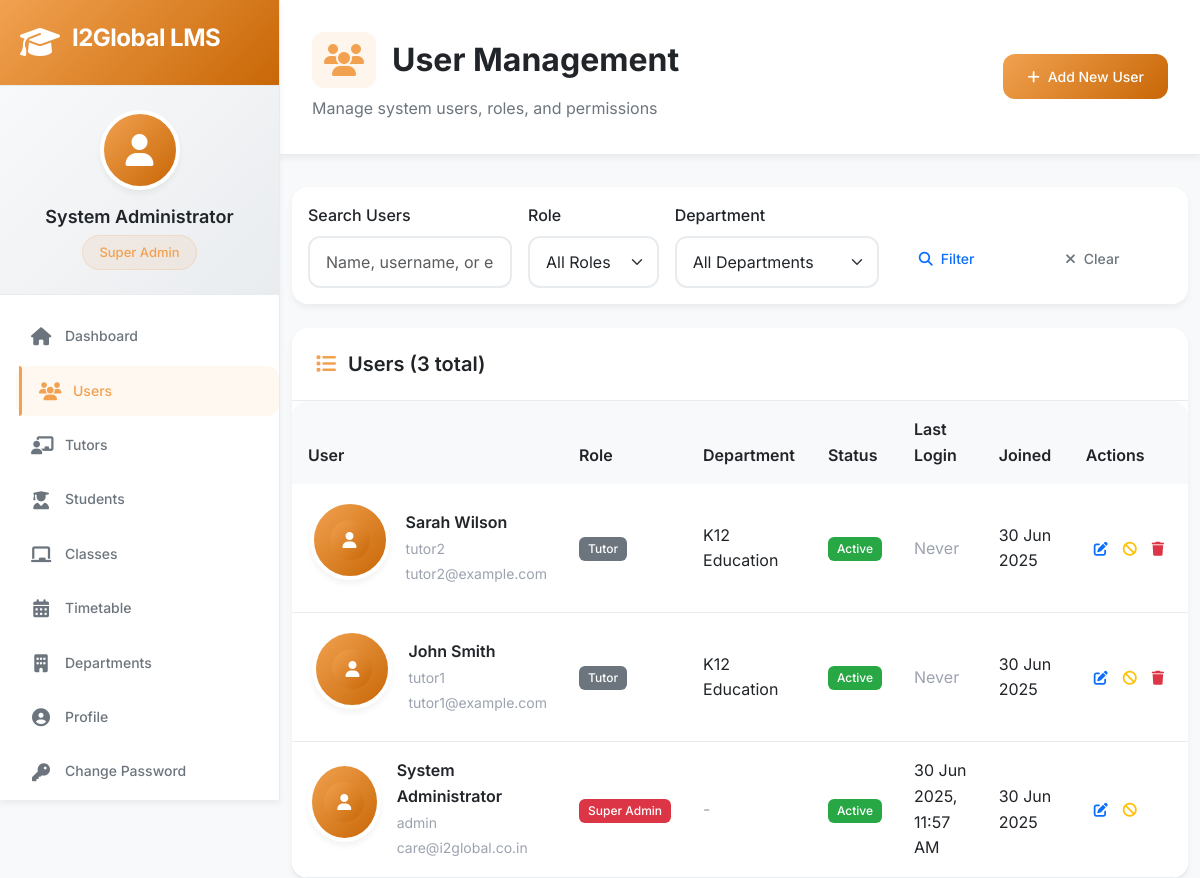
/admin/users (signed in), run on an earlier commit of the app's database.
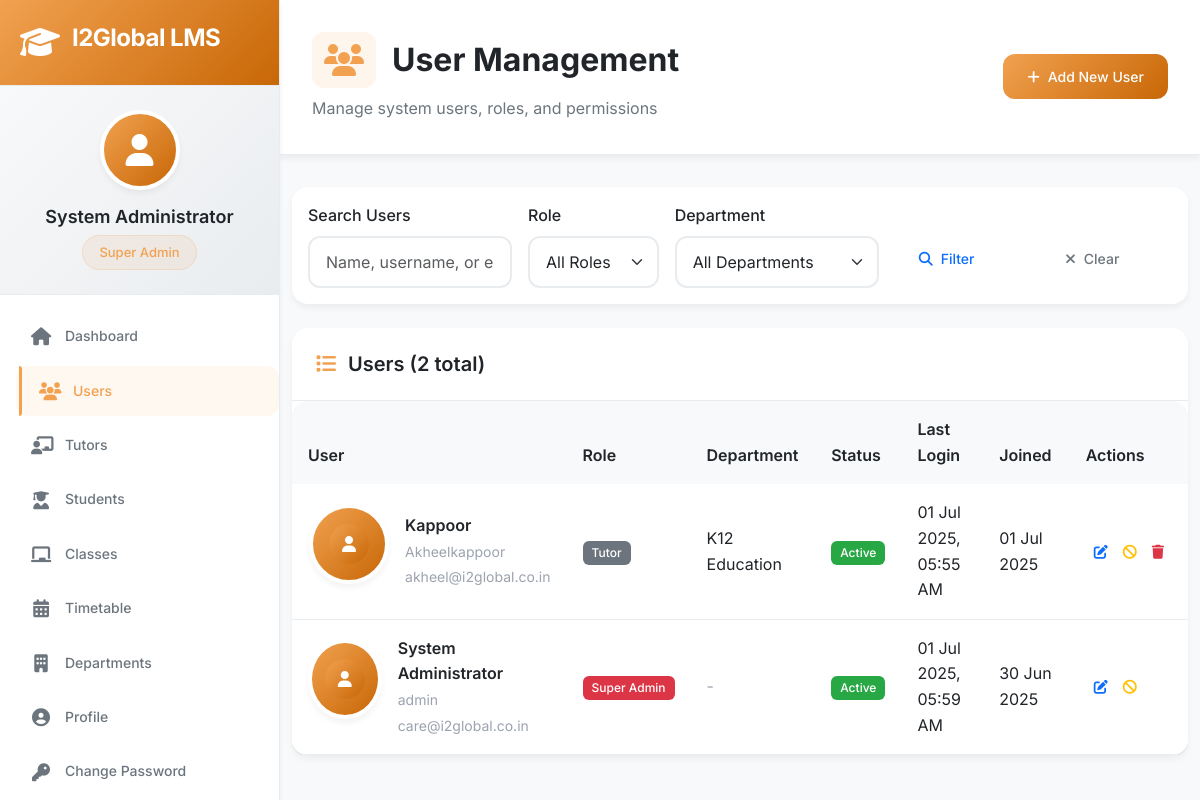
And on a later commit of the database.
### app/models/user.py (models this page shows, shortened)
class User(UserMixin, db.Model):
    __tablename__ = 'users'
    id = db.Column(db.Integer, primary_key=True)
    username = db.Column(db.String(80), unique=True, nullable=False, index=True)
    email = db.Column(db.String(120), unique=True, nullable=False, index=True)
    password_hash = db.Column(db.String(255), nullable=False)
    full_name = db.Column(db.String(100), nullable=False)
    phone = db.Column(db.String(20))
    address = db.Column(db.Text)
    profile_picture = db.Column(db.String(100))
    role = db.Column(db.String(20), nullable=False, default='tutor')  # superadmin, admin, coordinator, tutor
    department_id = db.Column(db.Integer, db.ForeignKey('departments.id'))
    is_active = db.Column(db.Boolean, default=True)
    is_verified = db.Column(db.Boolean, default=False)
    created_at = db.Column(db.DateTime, default=datetime.utcnow)
    last_login = db.Column(db.DateTime)
    joining_date = db.Column(db.Date)
    working_hours = db.Column(db.String(50))  # "9:00 AM - 6:00 PM"
    emergency_contact = db.Column(db.Text)  # JSON string
    department = db.relationship('Department', foreign_keys=[department_id], backref='users', lazy=True)
    tutor_profile = db.relationship('Tutor', backref='user', uselist=False, lazy=True)
    def has_permission(self, permission):
        if self.role == 'superadmin':
            return True
    def get_role_display(self):
        role_map = {
            'superadmin': 'Super Admin',
            'admin': 'Admin',
            'coordinator': 'Coordinator',
            'tutor': 'Tutor'
        }
        return role_map.get(self.role, self.role.title())

### app/models/department.py (models this page shows, shortened)
class Department(db.Model):
    __tablename__ = 'departments'
    id = db.Column(db.Integer, primary_key=True)
    name = db.Column(db.String(50), unique=True, nullable=False)
    code = db.Column(db.String(10), unique=True, nullable=False)  # K12, TT, UPSKILL
    description = db.Column(db.Text)
    permissions = db.Column(db.Text)  # JSON string of permissions
    is_active = db.Column(db.Boolean, default=True)
    created_at = db.Column(db.DateTime, default=datetime.utcnow)
    created_by = db.Column(db.Integer, db.ForeignKey('users.id'))
    settings = db.Column(db.Text)  # JSON string for department-specific settings

### app/routes/admin.py (the view)
@bp.route('/users')
@login_required
@admin_required
def users():
    page = request.args.get('page', 1, type=int)
    role_filter = request.args.get('role', '')
    dept_filter = request.args.get('department', '', type=int)
    search = request.args.get('search', '')
    query = User.query
    if role_filter:
        query = query.filter_by(role=role_filter)
    if dept_filter:
        query = query.filter_by(department_id=dept_filter)
    if search:
        query = query.filter(
            (User.full_name.contains(search)) |
            (User.username.contains(search)) |
            (User.email.contains(search))
        )
    users = query.order_by(User.created_at.desc()).paginate(
        page=page, per_page=20, error_out=False
    )
    departments = Department.query.filter_by(is_active=True).all()
    return render_template('admin/users.html', users=users, departments=departments)

### app/models/user.py (called while the page is built)
@login.user_loader
def load_user(user_id):
    return User.query.get(int(user_id))

### app/routes/admin.py (called while the page is built)
def admin_required(f):
    @wraps(f)
    def decorated_function(*args, **kwargs):
        if current_user.role not in ['superadmin', 'admin', 'coordinator']:
            flash('Access denied. Insufficient permissions.', 'error')
            return redirect(url_for('dashboard.index'))
        return f(*args, **kwargs)
    return decorated_function

### app/templates/admin/users.html (shortened to what the changed rows need)
{% extends "base.html" %}
{% block content %}
<div class="page-header">
    <div class="d-flex justify-content-between align-items-center">
        <div>
            <h1 class="page-title">
                <i class="fas fa-users"></i>
                User Management
            </h1>
        </div>
    </div>
</div>
<div class="container-fluid">
    <div class="card">
        <div class="card-header">
            <h5 class="card-title mb-0">
                <i class="fas fa-list"></i>
                Users ({{ users.total }} total)
            </h5>
        </div>
        <div class="card-body p-0">
            {% if users.items %}
            <div class="table-responsive">
                <table class="table table-hover mb-0">
                    <thead>
                        <tr>
                            <th>User</th>
                            <th>Role</th>
                            <th>Department</th>
                            <th>Status</th>
                            <th>Last Login</th>
                            <th>Joined</th>
                            <th>Actions</th>
                        </tr>
                    </thead>
                    <tbody>
                        {% for user in users.items %}
                        <tr>
                            <td>
                                <div class="d-flex align-items-center">
                                    <div class="user-avatar me-3">
                                        {% if user.profile_picture %}
                                            <img src="{{ url_for('static', filename='uploads/profiles/' + user.profile_picture) }}"
                                                 alt="Avatar" class="rounded-circle" width="40" height="40">
                                        {% else %}
                                            <div class="avatar-placeholder">
                                                <i class="fas fa-user"></i>
                                            </div>
                                        {% endif %}
                                    </div>
                                    <div>
                                        <div class="fw-semibold">{{ user.full_name }}</div>
                                        <small class="text-muted">{{ user.username }}</small><br>
                                        <small class="text-muted">{{ user.email }}</small>
                                    </div>
                                </div>
                            </td>
                            <td>
                                <span class="badge badge-{{ 'danger' if user.role == 'superadmin' else 'warning' if user.role == 'admin' else 'info' if user.role == 'coordinator' else 'secondary' }}">
                                    {{ user.get_role_display() }}
                                </span>
                            </td>
                            <td>
                                {% if user.department %}
                                    {{ user.department.name }}
                                {% else %}
                                    <span class="text-muted">-</span>
                                {% endif %}
                            </td>
                            <td>
                                {% if user.is_active %}
                                    <span class="badge badge-success">Active</span>
                                {% else %}
                                    <span class="badge badge-danger">Inactive</span>
                                {% endif %}
                            </td>
                            <td>
                                {% if user.last_login %}
                                    <span data-bs-toggle="tooltip" title="{{ user.last_login.strftime('%d %B %Y at %H:%M') }}">
                                        {{ user.last_login|datetime }}
                                    </span>
                                {% else %}
                                    <span class="text-muted">Never</span>
                                {% endif %}
                            </td>
                            <td>
                                {% if user.created_at %}
                                    {{ user.created_at|date }}
                                {% else %}
                                    <span class="text-muted">-</span>
                                {% endif %}
                            </td>
                            <td>
                                <div class="btn-group btn-group-sm">
                                    <a href="{{ url_for('admin.edit_user', user_id=user.id) }}"
                                       class="btn btn-outline-primary" data-bs-toggle="tooltip" title="Edit User">
                                        <i class="fas fa-edit"></i>
                                    </a>
                                    {% if user.role != 'superadmin' or current_user.role == 'superadmin' %}
                                    <button type="button" class="btn btn-outline-{{ 'success' if not user.is_active else 'warning' }}"
                                            onclick="toggleUserStatus({{ user.id }}, {{ 'true' if not user.is_active else 'false' }})"
                                            data-bs-toggle="tooltip" title="{{ 'Activate' if not user.is_active else 'Deactivate' }} User">
                                        <i class="fas fa-{{ 'check' if not user.is_active else 'ban' }}"></i>
                                    </button>
                                    {% endif %}
                                    {% if current_user.role == 'superadmin' and user.role != 'superadmin' %}
                                    <button type="button" class="btn btn-outline-danger"
                                            onclick="deleteUser('{{ user.id }}', '{{ user.full_name }}')"
                                            data-bs-toggle="tooltip" title="Delete User">
                                        <i class="fas fa-trash"></i>
                                    </button>
                                    {% endif %}
                                </div>
                            </td>
                        </tr>
                        {% endfor %}
                    </tbody>
                </table>
            </div>
            {% endif %}
        </div>
    </div>
</div>
{% endblock %}

### app/templates/base.html (shortened to what the changed rows need)
<!DOCTYPE html>
<html lang="en">
<head>
    <link rel="stylesheet" href="https://cdnjs.cloudflare.com/ajax/libs/font-awesome/6.4.0/css/all.min.css">
    <link href="https://cdn.jsdelivr.net/npm/bootstrap@5.3.0/dist/css/bootstrap.min.css" rel="stylesheet">
</head>
<body>
    <div class="app-container">
        {% if current_user.is_authenticated %}
        <nav class="sidebar" id="sidebar">
            <div class="sidebar-header">
                <div class="logo-container">
                    <i class="fas fa-graduation-cap logo-icon"></i>
                    <h3 class="logo-text">{{ APP_NAME }}</h3>
                </div>
            </div>
            <div class="user-profile">
                <div class="user-avatar">
                    {% if current_user.profile_picture %}
                        <img src="{{ url_for('static', filename='uploads/profiles/' + current_user.profile_picture) }}" alt="Profile">
                    {% else %}
                        <i class="fas fa-user"></i>
                    {% endif %}
                </div>
                <div class="user-info">
                    <h4>{{ current_user.full_name or current_user.username }}</h4>
                    <span class="user-role">{{ current_user.get_role_display() }}</span>
                </div>
            </div>
            <ul class="nav-menu">
                <li class="nav-item">
                    <a href="{{ url_for('dashboard.index') }}" class="nav-link {% if request.endpoint == 'dashboard.admin_dashboard' or request.endpoint == 'dashboard.tutor_dashboard' %}active{% endif %}">
                        <i class="fas fa-home"></i>
                        <span>Dashboard</span>
                    </a>
                </li>
                {% if current_user.role in ['superadmin', 'admin', 'coordinator'] %}
                {% if current_user.has_permission('user_management') %}
                <li class="nav-item">
                    <a href="{{ url_for('admin.users') }}" class="nav-link {% if request.endpoint and 'users' in request.endpoint %}active{% endif %}">
                        <i class="fas fa-users"></i>
                        <span>Users</span>
                    </a>
                </li>
                {% endif %}
                {% if current_user.has_permission('tutor_management') %}
                <li class="nav-item">
                    <a href="{{ url_for('admin.tutors') }}" class="nav-link {% if request.endpoint and 'tutors' in request.endpoint %}active{% endif %}">
                        <i class="fas fa-chalkboard-teacher"></i>
                        <span>Tutors</span>
                    </a>
                </li>
                {% endif %}
                {% if current_user.has_permission('student_management') %}
                <li class="nav-item">
                    <a href="{{ url_for('admin.students') }}" class="nav-link {% if request.endpoint and 'students' in request.endpoint %}active{% endif %}">
                        <i class="fas fa-user-graduate"></i>
                        <span>Students</span>
                    </a>
                </li>
                {% endif %}
                {% if current_user.has_permission('class_management') %}
                <li class="nav-item">
                    <a href="{{ url_for('admin.classes') }}" class="nav-link {% if 'classes' in request.endpoint %}active{% endif %}">
                        <i class="fas fa-chalkboard"></i>
                        <span>Classes</span>
                    </a>
                </li>
                {% endif %}
                {% if current_user.has_permission('timetable_management') %}
                <li class="nav-item">
                    <a href="{{ url_for('admin.timetable') }}" class="nav-link {% if 'timetable' in request.endpoint %}active{% endif %}">
                        <i class="fas fa-calendar-alt"></i>
                        <span>Timetable</span>
                    </a>
                </li>
                {% endif %}
                {% if current_user.role in ['superadmin', 'admin'] %}
                <li class="nav-item">
                    <a href="{{ url_for('admin.departments') }}" class="nav-link {% if 'departments' in request.endpoint %}active{% endif %}">
                        <i class="fas fa-building"></i>
                        <span>Departments</span>
                    </a>
                </li>
                {% endif %}
                {% endif %}
                <li class="nav-item">
                    <a href="#" class="nav-link">
                        <i class="fas fa-user-circle"></i>
                        <span>Profile</span>
                    </a>
                </li>
                <li class="nav-item">
                    <a href="{{ url_for('auth.change_password') }}" class="nav-link {% if 'change_password' in request.endpoint %}active{% endif %}">
                        <i class="fas fa-key"></i>
                        <span>Change Password</span>
                    </a>
                </li>
            </ul>
        </nav>
        {% endif %}
        <main class="main-content {% if not current_user.is_authenticated %}full-width{% endif %}">
            {% block content %}{% endblock %}
        </main>
    </div>
</body>
</html>

What changed in the data, as far as the page shows it:
removed User: full_name "Sarah Wilson", username "tutor2", email "tutor2@example.com", role "Tutor", department.name "K12 Education", is_active "Active", shows "Never", created_at "30 Jun 2025"
removed User: full_name "John Smith", username "tutor1", email "tutor1@example.com", role "Tutor", department.name "K12 Education", is_active "Active", shows "Never", created_at "30 Jun 2025"
changed User "System Administrator": last_login "30 Jun 2025, 11:57 AM" → "01 Jul 2025, 05:59 AM"
added User: full_name "Kappoor", username "Akheelkappoor", email "akheel@i2global.co.in", role "Tutor", department.name "K12 Education", is_active "Active", last_login "01 Jul 2025, 05:55 AM", created_at "01 Jul 2025"
Also different on the page:
{{ users.total }}: "3" → "2"
